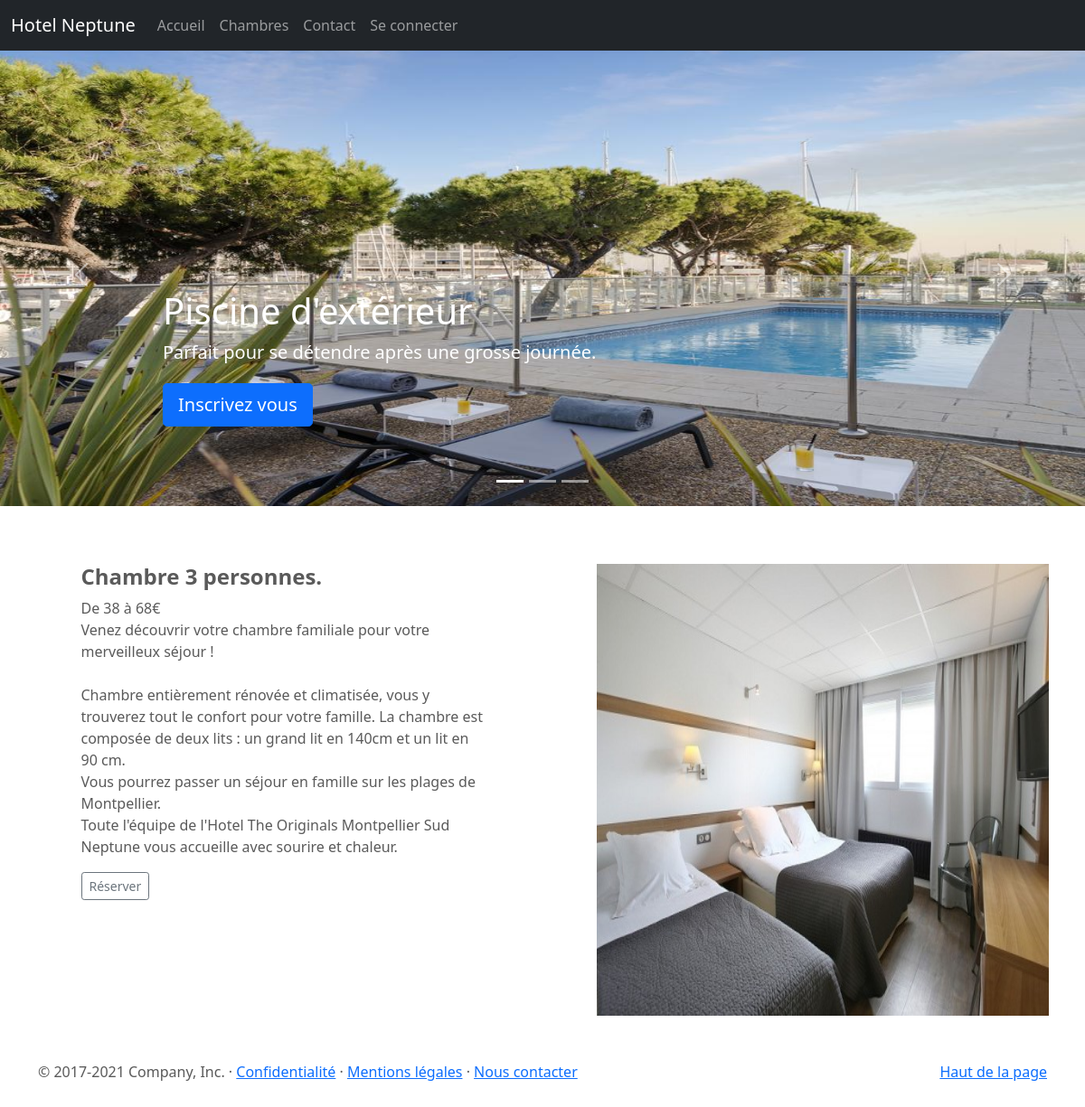
The page /?page=info3a4p on the database its author committed.
### tables this page shows
CREATE TABLE IF NOT EXISTS `info` (
  `ID` int NOT NULL AUTO_INCREMENT,
  `Nom` varchar(150) NOT NULL,
  `Prix` float NOT NULL,
  `Description` text NOT NULL,
  PRIMARY KEY (`ID`)
);

### actions/db.class.php (called while the page is built, shortened)
<?php
class DB{
    private $host ='localhost';
    private $username = 'root';
    private $password = '';
    private $database = 'neptune';
    private $db;
    public function __construct($host = null, $username = null, $password = null, $database = null){
        try{
            $this->db = new PDO('mysql:host='.$this->host.';dbname='.$this->database, $this->username, $this->password, array(PDO::MYSQL_ATTR_INIT_COMMAND => 'SET NAMES UTF8', PDO::ATTR_ERRMODE => PDO::ERRMODE_WARNING));
        }catch(PDOException $e){
            die('<h1>Il y a une erreur avec la connexion à la base de donnée !');
        }
    }
    public function query($sql){
        $req=$this->db->prepare($sql);
        $req->execute();
        return $req->fetchAll(PDO::FETCH_OBJ);
    }
}
?>

### pages/info3a4p.php (the view, shortened to what this page needs)
<?php
$infos = $db->query('SELECT * FROM info where ID = "2"');
?>
<section id="contact">
<?php foreach ($infos as $info): ?>
  <div class="container">
    <div class="row justify-content-around">
      <div class="col-md-5">
          <h4 id="c"><strong><?php echo $info->Nom; ?></strong></h4>
            <p>De 38 à 68€ <br>
            <?php echo $info->Description; ?></p>
        <form>
          <a href="?page=connecter" class="btn btn-sm btn-outline-secondary">Réserver</a>
        </form>
      </div>
      <div class="col-lg-5">
        <img id="img" src="./Admin/membres/avatars/chambre3p.jpg" alt="" width="500px" height="500px" >
    </div>
    </div>
  </div>
  <?php endforeach ?>
</section>

### css/carousel.css (style rules this page uses)
body { padding-top: 3rem; padding-bottom: 3rem; color: #5a5a5a; }

### pages/info3a4p.php (style rules this page uses)
#contact { margin-bottom: 50px }

### rows shown on the page
info: Nom "Chambre 3 personnes.", Description "Venez découvrir votre chambre familiale pour votre merveilleux séjour ! Chambre entièrement rénovée et climatisée, vous y trouverez tout le confort pour votre famille. La chambre est composée de deux lits : un grand lit en 140cm et un lit en 90 cm. Vous pourrez passer un séjour en famille sur les plages de Montpellier. Toute l'équipe de l'Hotel The Originals Montpellier Sud Neptune vous accueille avec sourire et chaleur."
